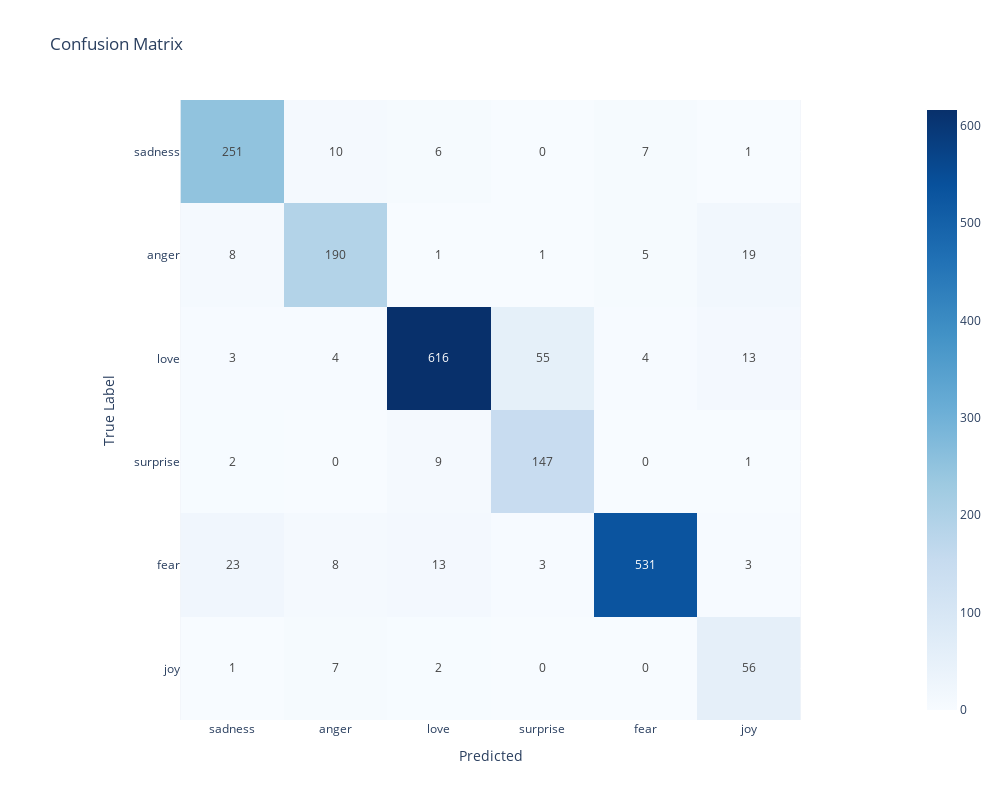

Notebook code for this chart:
### Markdown cell above
And we can use it create a new instance of the model class.

### Code cell
model = Model(X_train, y_train, X_test, y_test, best_model, TfidfVectorizer(), balancer=SMOTE(random_state=42))
model.transform()
model.fit()
y_pred = model.predict()
model.report(y_pred, class_labels)

### Figure 1 — Plotly figure (JSON) as saved in the notebook; plotly's stock layout.template omitted (floating-point values rounded to 4 significant figures)
{"data": [{"coloraxis": "coloraxis", "hovertemplate": "Predicted: %{x}<br>True Label: %{y}<br>color: %{z}<extra></extra>", "name": "0", "texttemplate": "%{z}", "type": "heatmap", "x": ["sadness", "anger", "love", "surprise", "fear", "joy"], "xaxis": "x", "y": ["sadness", "anger", "love", "surprise", "fear", "joy"], "yaxis": "y", "z": [[251, 10, 6, 0, 7, 1], [8, 190, 1, 1, 5, 19], [3, 4, 616, 55, 4, 13], [2, 0, 9, 147, 0, 1], [23, 8, 13, 3, 531, 3], [1, 7, 2, 0, 0, 56]]}], "layout": {"coloraxis": {"colorscale": [[0, "rgb(247,251,255)"], [0.125, "rgb(222,235,247)"], [0.25, "rgb(198,219,239)"], [0.375, "rgb(158,202,225)"], [0.5, "rgb(107,174,214)"], [0.625, "rgb(66,146,198)"], [0.75, "rgb(33,113,181)"], [0.875, "rgb(8,81,156)"], [1, "rgb(8,48,107)"]]}, "height": 800, "title": {"text": "Confusion Matrix"}, "width": 1000, "xaxis": {"anchor": "y", "constrain": "domain", "domain": [0, 1], "scaleanchor": "y", "title": {"text": "Predicted"}}, "yaxis": {"anchor": "x", "autorange": "reversed", "constrain": "domain", "domain": [0, 1], "title": {"text": "True Label"}}}}
